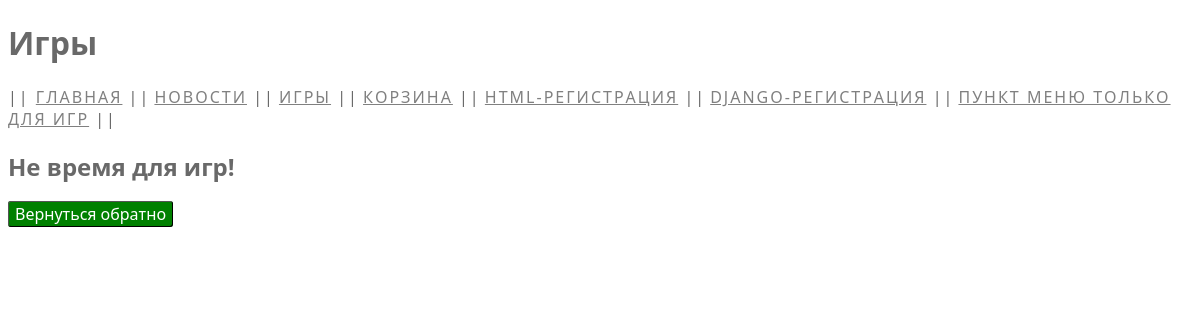
Page /platform/games on the earlier database version.
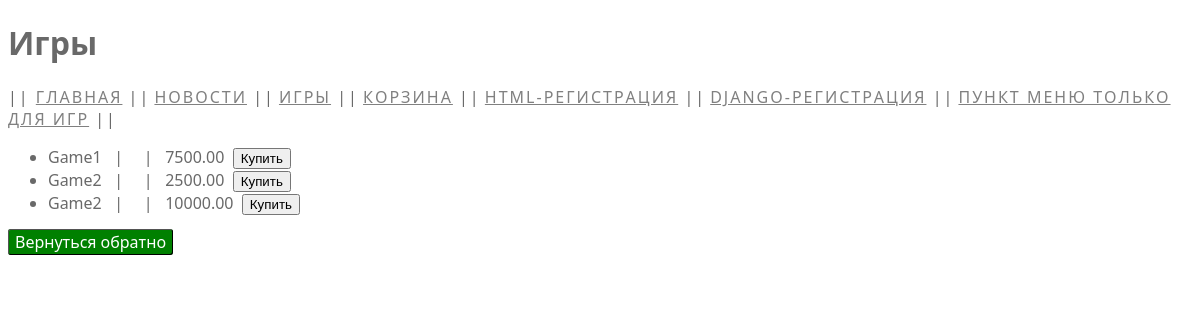
Same page on the later database version.
### task1/models.py (models this page shows, shortened)
class Game(models.Model):
    title = models.CharField(max_length=100)
    price = models.DecimalField(max_digits=10, decimal_places=2)
    size = models.DecimalField(max_digits=9, decimal_places=3)
    description = models.TextField(blank=True)
    age_limited = models.BooleanField(default=False)
    buyer = models.ManyToManyField(Buyer, related_name='games')
    class Meta:
        verbose_name = 'Игра'
        verbose_name_plural = 'Игры'

### task1/views.py (the view)
# urls.py: path('platform/games', games),
def games(request):
    title = 'Игры'
    games = Game.objects.all()
    back_url = "/platform"
    context = {
        'title': title,
        'games': games,
        'len_games': len(games),
        'back_url': back_url
    }
    return render(request, 'games.html', context)

### templates/games.html
{% extends './menu.html' %}
{% block header %}
{{ block.super }}
{% endblock %}
{% block menu %}
{{ block.super }}
<span class="menu"><a href="#">Пункт меню только для Игр</a> ||</span>
{% endblock %}
{% block content %}
{% if len_games == 0 %}
<h2>Не время для игр!</h2>
{% else %}
<ul>
    {%for i in games%}
    <li>{{ i.title }} &nbsp; | &nbsp; {{ i.description }} &nbsp; | &nbsp; {{ i.price }} &nbsp;<button>Купить</button></li>
    {%endfor%}
</ul>
{% endif %}
<span><a class="button" href="{{ back_url }}">Вернуться обратно</a></span>
{% endblock %}
{% block footer %}
{{ block.super }}
{% endblock %}

### templates/menu.html (shortened to what this page needs)
{% load static %}
{% block header %}
<!DOCTYPE html>
<html lang="en">
<head>
    <link rel="stylesheet" type="text/css" href="{% static 'style.css' %}">
</head>
<body>
<h1>{{ title }}</h1>
{% endblock %}
{% block menu %}
<span class="menu">|| <a href="/platform">Главная</a> ||</span>
<span class="menu"><a href="/platform/news">Новости</a> ||</span>
<span class="menu"><a href="/platform/games">Игры</a> ||</span>
<span class="menu"><a href="/platform/cart">Корзина</a> ||</span>
<span class="menu"><a href="/platform/HTML_sign_up">HTML-регистрация</a> ||</span>
<span class="menu"><a href="/platform/django_sign_up">DJANGO-регистрация</a> ||</span>
{% endblock %}
{% block content %}{% endblock %}
{% block footer %}
</body>
</html>
{% endblock %}

### static/style.css (style rules this page uses)
body { color: dimgray; font-family: "Segoe UI", Arial, sans-serif; }
a:link { color: gray; }
a.button { padding: 1px 6px; border: 1px outset buttonborder; border-radius: 3px; color: white; background-color: green; text-decoration: none; }
.menu { text-transform: uppercase; font-kerning: none; letter-spacing: 2px; }

Differences in the rows shown:
added Game: title "Game1", price "7500.00"
added Game: title "Game2", price "2500.00"
added Game: title "Game2", price "10000.00"
Other differences:
text no longer shown: "Не время для игр!"
